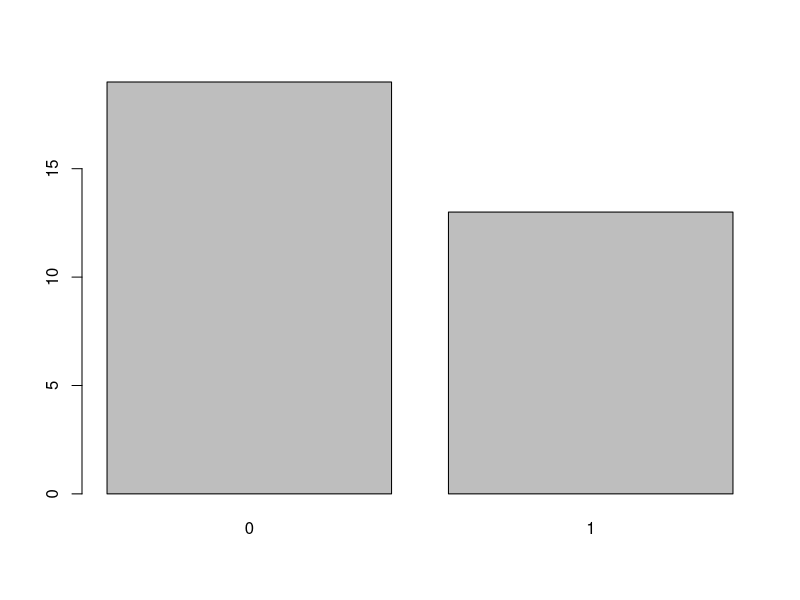
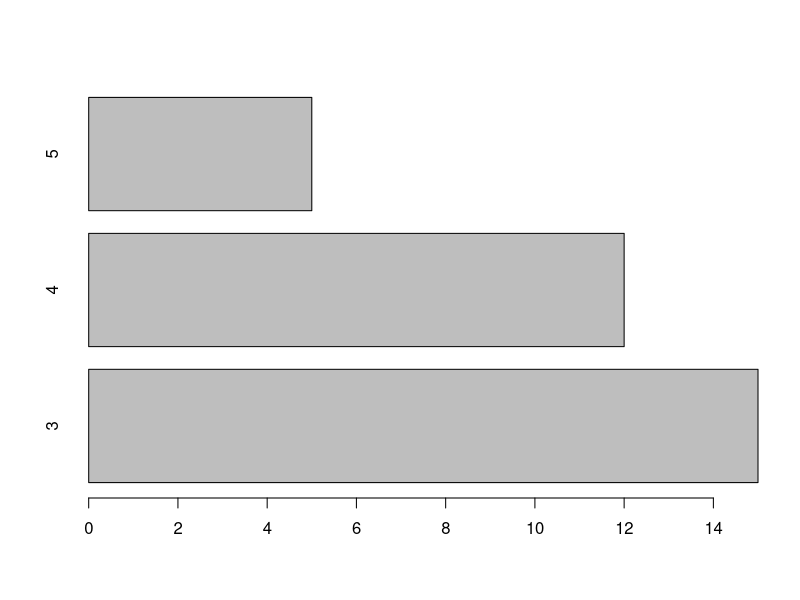
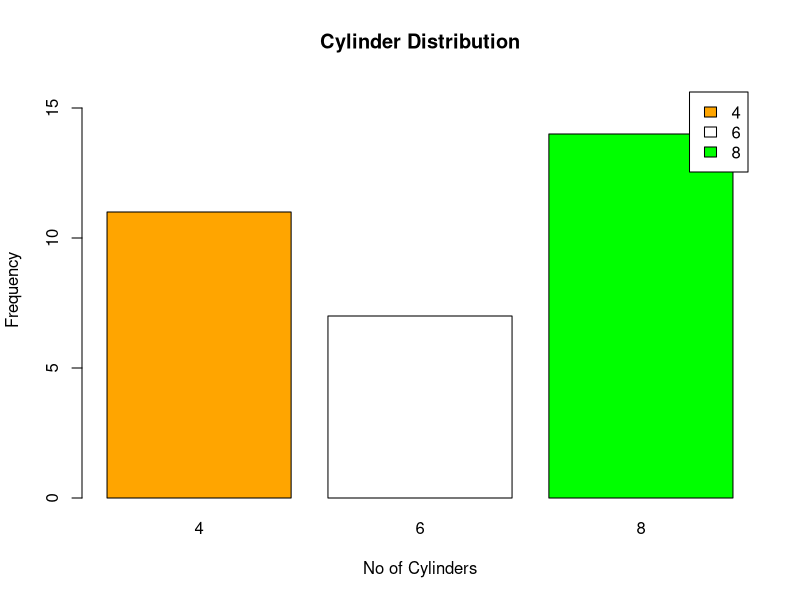
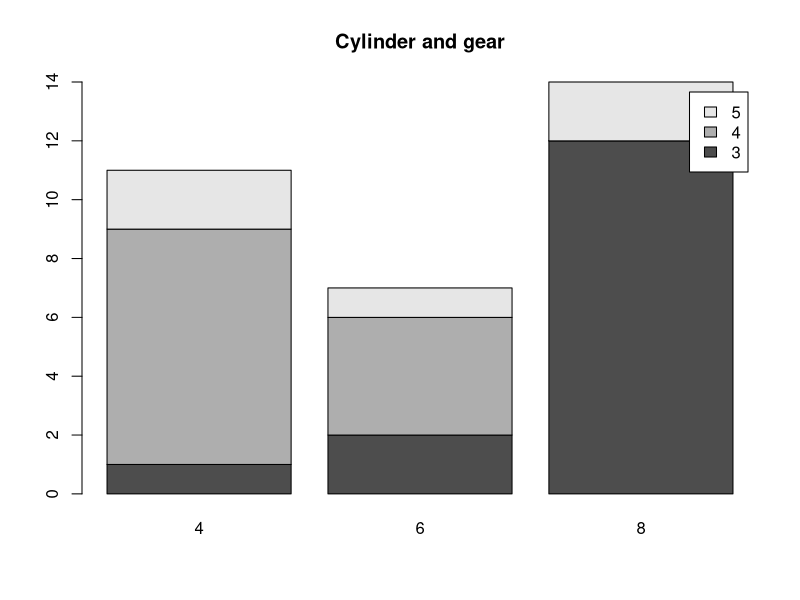
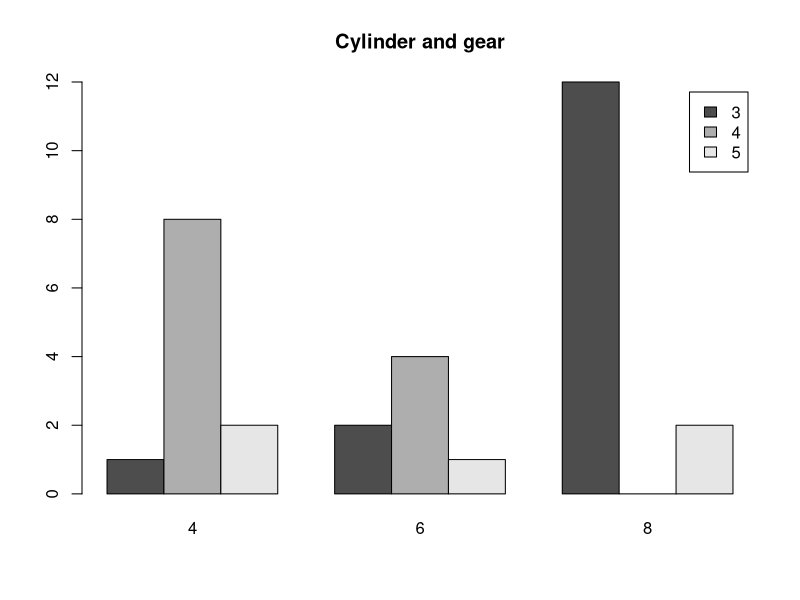
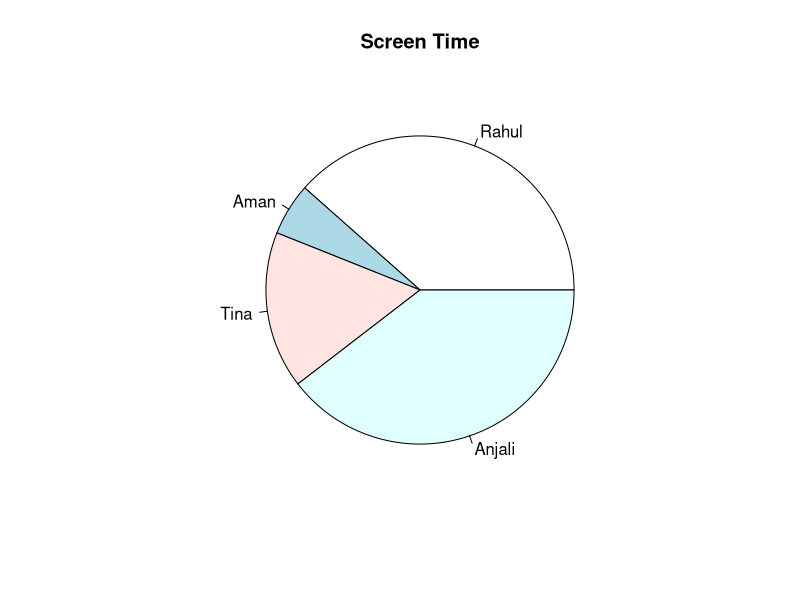
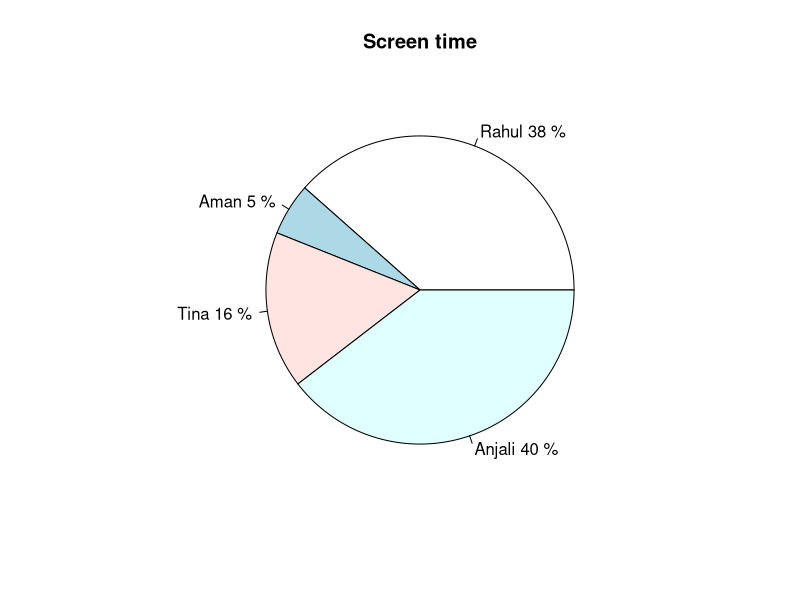
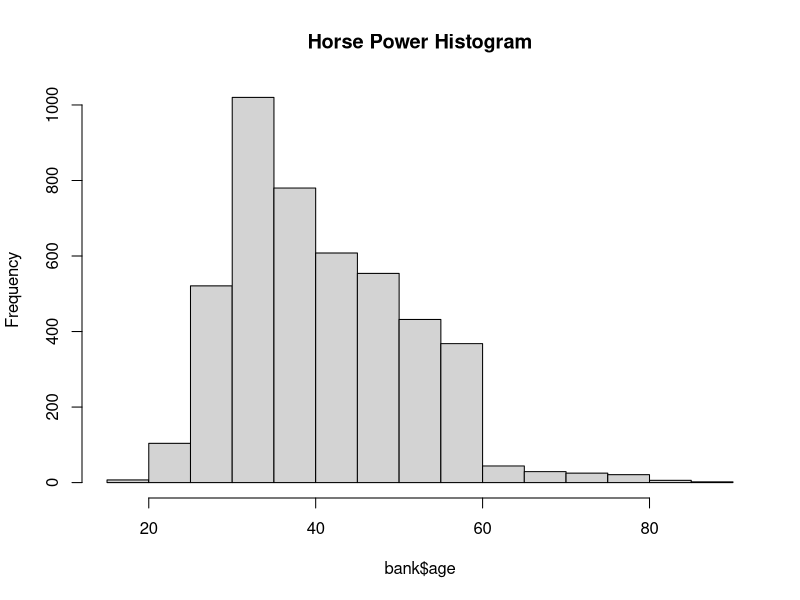

Generate these figures, in order, with R: (Note: this script raises an error after producing the figures.)
######## Data Visualization ###########

mtcars <- datasets::mtcars

bank <- read.csv("Demo 1_ Identifying Data Structures.csv")

## barplot

counts <- table(mtcars$am)
counts

barplot(counts)
barplot(table(mtcars$gear), horiz = T)

barplot(table(mtcars$cyl),
        main = "Cylinder Distribution",
        xlab = "No of Cylinders",
        ylab = "Frequency",
        ylim = c(0,16),
        legend = rownames(table(mtcars$cyl)),
        col = c("orange","white","green"))

# stacked barplot
counts <- table(mtcars$gear, mtcars$cyl)
counts

barplot(counts, 
        main = "Cylinder and gear",
        legend = rownames(counts))

# grouped barplot
barplot(counts, 
        main = "Cylinder and gear",
        legend = rownames(counts),
        beside = T)



### Pie Chart ###
characters <- c("Rahul","Aman","Tina","Anjali")
slices <- c(70,10,30,72)

pie(slices, labels = characters, main = "Screen Time")


slices_per <- round((slices/sum(slices))*100, digits = 0)
slices_per

x <- c(1,2,3,4)
y <- c("Kajal","Ayush","Samar","Vivek")

paste(y,x,"%", sep = " ")

per_lab <- paste(characters,slices_per,"%", sep = " ")
per_lab

pie(slices, labels = per_lab, main = "Screen time")



#HISTOGRAM
hist(bank$age, main = "Horse Power Histogram")

hist(bank$age, main = "Horse Power Histogram", breaks = 10)

# density plot
plot(density(bank$age))

# density plot solid
polygon(density(bank$age), col = "red", border = "green")


# LIne Plot
classes <- c(1,2,3,4,5)
student_interest <- c(80, 70, 50, 40, 20)

plot(classes, student_interest, type = "b", col = "blue")
plot(classes, student_interest, type = "l", col = "red")
plot(bank$day, bank$duraction)


# boxplot
boxplot(bank$age)

##### heatmap
summary(mtcars)
str(mtcars)

mtcars_mat <- as.matrix(mtcars)
heatmap(as.matrix(mtcars))
heatmap(mtcars_mat, scale = "column")


### wordcloud ###
library(wordcloud)

song <- "dil hai ki manta nahi dil to pagal hai kya mujhe pyar hai pyar kiya to darna kya maine pyar kyu kiya dil me disco dil diwana hai"

song_vec <- strsplit(song, split = " ") # split the song into individual words
song_vec

x <- as.data.frame(table(song_vec))

wordcloud(words = x$song_vec, freq = x$Freq, min.freq = 1)
wordcloud(words = x$song_vec, freq = x$Freq, min.freq = 1, colors = brewer.pal(4,"Set1"))


########## GGPLOT2 ###############
library(ggplot2)

#bar
ggplot(data = mtcars, aes(x = cyl)) + geom_bar(binwidth = 0.5)

#hist
ggplot(data= bank, aes(x = age)) + geom_histogram(bins = 10, color = "black", fill = "blue") +
        scale_y_continuous(name = "frequencies", limits = c(0,1500), breaks = seq(0,1500,100))


# boxplot
car_graph <- ggplot(data = mtcars) 

car_graph + geom_boxplot(aes(y = mpg, group = cyl))

mtcars$cyl_cat <- as.character(mtcars$cyl)

car_graph + geom_boxplot(aes(y = mpg, x = cyl_cat))

car_graph + geom_point(aes(x = mpg, y = hp, color = "blue")) + 
        geom_point(aes(x = mpg, y = disp, color = "red"))

car_graph + geom_point(aes(x = mpg, y = hp, color = cyl_cat))
